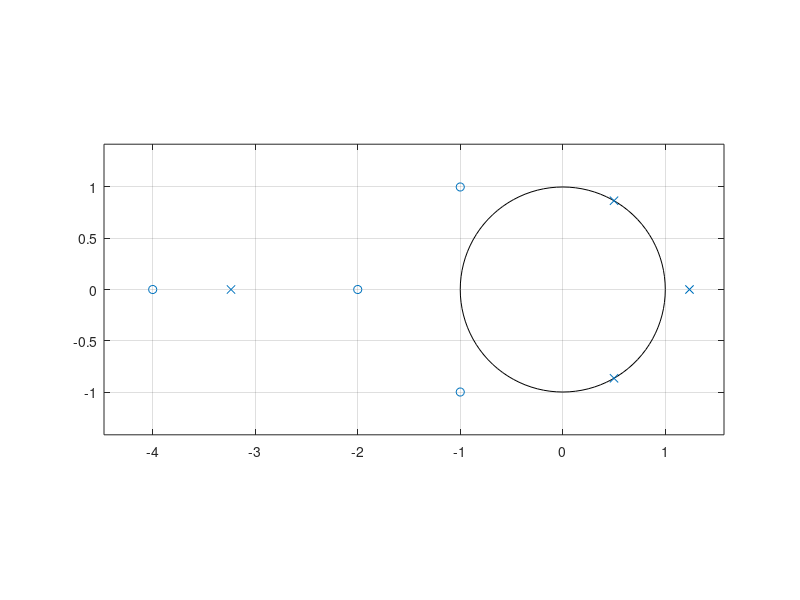

The MATLAB source for this figure:
clc;
clear all;
num=[2,16,44,56,32];
den=[3,3,-15,18,-12];
[z, p, k] = tf2zp (num, den);
r = abs(p);
sos = zp2sos(z, p, k)
zplane(num,den);
